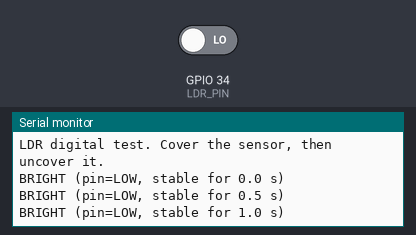
A sketch run on a simulated ESP32. Shown: the last lines printed to the serial monitor. Inputs (shaded band) come from the test bench; at power-on: GPIO 34 (LDR_PIN) LOW.

Above: at 1.7 s.
1.8 s: GPIO 34 (LDR_PIN) driven HIGH
At 2.4 s:
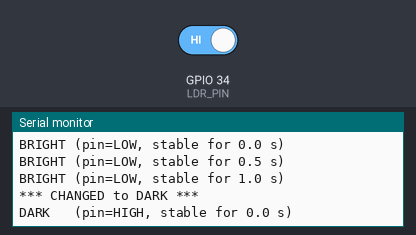
3.5 s: GPIO 34 (LDR_PIN) driven LOW
At 3.9 s:
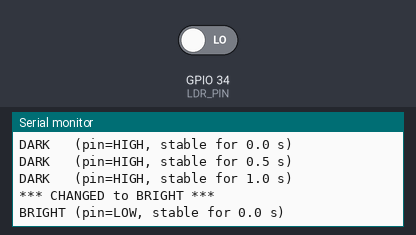
Timing chart, 0 to 6.5 s (numbered marks = the images above; inputs shaded):
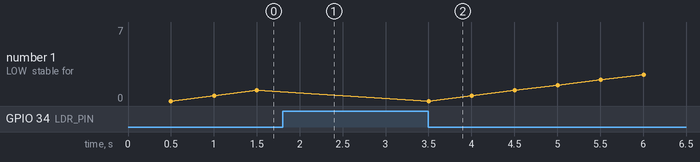

Measured:
- after the input at 1.8 s, the serial monitor: prints a new line after 0.20 s (image 1)
- after the input at 3.5 s, the serial monitor: prints a new line at once (image 2)

The sketch:

ldr_test_digital.ino
```cpp
// Digital-only LDR test that mirrors how the real SafeHome firmware reads
// the module: DO on GPIO34, HIGH = dark. The module's VCC is on GPIO32,
// which this sketch switches on to power it - exactly like the firmware.
#define LDR_PIN 34
#define LDR_POWER_PIN 32
#define DO_HIGH_IS_DARK true

bool lastDark = false;
bool started = false;
unsigned long lastChangeMs = 0;

void setup() {
  Serial.begin(115200);
  pinMode(LDR_POWER_PIN, OUTPUT);
  digitalWrite(LDR_POWER_PIN, HIGH);
  pinMode(LDR_PIN, INPUT);
  delay(500);
  Serial.println("LDR digital test. Cover the sensor, then uncover it.");
}

void loop() {
  bool dark = (digitalRead(LDR_PIN) == HIGH) == DO_HIGH_IS_DARK;
  unsigned long now = millis();

  if (!started || dark != lastDark) {
    if (started) {
      Serial.print("*** CHANGED to ");
      Serial.println(dark ? "DARK ***" : "BRIGHT ***");
    }
    lastChangeMs = now;
    lastDark = dark;
    started = true;
  }

  Serial.print(dark ? "DARK   " : "BRIGHT ");
  Serial.print("(pin=");
  Serial.print(digitalRead(LDR_PIN) == HIGH ? "HIGH" : "LOW");
  Serial.print(", stable for ");
  Serial.print((now - lastChangeMs) / 1000.0, 1);
  Serial.println(" s)");
  delay(500);
}
```
